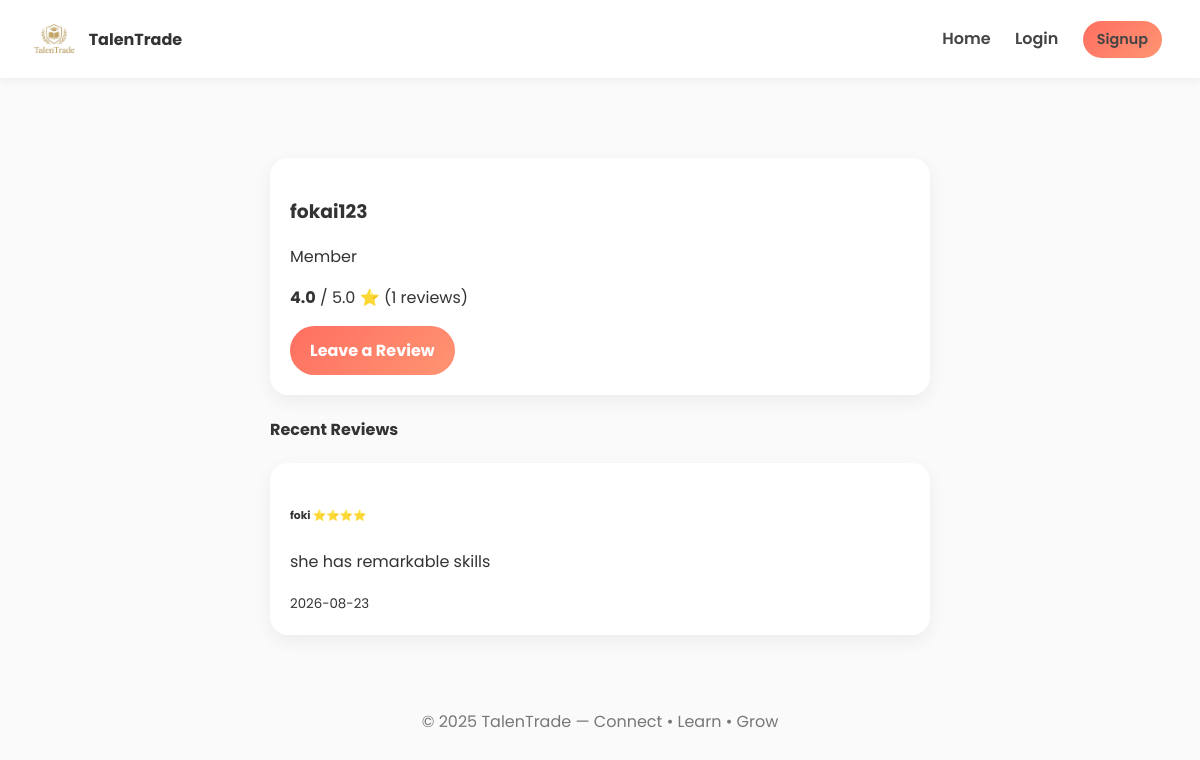
The app's page /user_profile/5 with its own data.
### app.py (models this page shows, shortened)
class User(db.Model):
    id = db.Column(db.Integer, primary_key=True)
    username = db.Column(db.String(80), unique=True, nullable=False)
    email = db.Column(db.String(120), unique=True, nullable=False)
    password_hash = db.Column(db.String(200), nullable=False)
    points = db.Column(db.Integer, default=0)
    teach_skills = db.Column(db.String(300), default="")
    learn_skills = db.Column(db.String(300), default="")
    streak_count = db.Column(db.Integer, default=0)
    last_active = db.Column(db.Date, nullable=True)

class Review(db.Model):
    id = db.Column(db.Integer, primary_key=True)
    reviewer_id = db.Column(db.Integer, db.ForeignKey('user.id'))  # Who wrote the review
    reviewee_id = db.Column(db.Integer, db.ForeignKey('user.id'))  # Who is being reviewed
    stars = db.Column(db.Integer)  # 1 to 5
    comment = db.Column(db.String(500))
    created_at = db.Column(db.DateTime, default=datetime.utcnow)
    reviewer = db.relationship('User', foreign_keys=[reviewer_id])

### app.py (the view)
@app.route('/user_profile/<int:user_id>')
def user_profile(user_id):
    target_user = User.query.get_or_404(user_id)
    reviews = Review.query.filter_by(reviewee_id=target_user.id).order_by(Review.created_at.desc()).all()
    return render_template('user_profile.html', user=target_user, reviews=reviews)

### templates/user_profile.html
{% extends "base.html" %}
{% block content %}
<div class="container mt-5" style="max-width: 700px;">
    <div class="card shadow-sm mb-4">
        <div class="card-body text-center">
            <h3 class="mb-1">{{ user.username }}</h3>
            <p class="text-muted">Member</p>
            {% if reviews %}
                {% set total_stars = reviews|sum(attribute='stars') %}
                {% set avg = (total_stars / reviews|length) | round(1) %}
                <p class="mb-2"><strong>{{ avg }}</strong> / 5.0 ⭐ ({{ reviews|length }} reviews)</p>
            {% else %}
                <p class="text-muted">No reviews yet.</p>
            {% endif %}
            <a href="{{ url_for('review_user', user_id=user.id) }}" class="btn btn-primary mt-2">Leave a Review</a>
        </div>
    </div>
    <h4 class="mb-3">Recent Reviews</h4>
    {% for review in reviews %}
    <div class="card mb-3 shadow-sm">
        <div class="card-body">
            <h6 class="card-subtitle mb-2 text-muted">
                {{ review.reviewer.username }}
                <span class="text-warning">
                    {% for i in range(review.stars) %}⭐{% endfor %}
                </span>
            </h6>
            <p class="card-text">{{ review.comment }}</p>
            <small class="text-muted">{{ review.created_at.strftime('%Y-%m-%d') }}</small>
        </div>
    </div>
    {% else %}
    <div class="alert alert-info">No reviews have been left for this user yet.</div>
    {% endfor %}
</div>
{% endblock %}

### static/style.css (style rules this page uses)
:root { --bg: #fafafa; --card: #ffffff; --text: #333; --muted: #777; --accent: #ff6f61; --accent2: #6c63ff; }
* { box-sizing: border-box; }
body { margin: 0; background: var(--bg); color: var(--text); font-family: 'Poppins', sans-serif; }
.container { max-width: 1100px; padding: 20px; margin: 0 auto; }
.btn { display: inline-block; border: none; cursor: pointer; padding: 12px 20px; border-radius: 30px; font-weight: 700; background: linear-gradient(135deg, var(--accent), #ff9472); color: #fff; text-decoration: none; transition: .2s transform, .2s box-shadow; }
.card { background: var(--card); border-radius: 18px; padding: 20px; box-shadow: 0 6px 18px rgba(0,0,0,.06); }

### records on screen
User: username "fokai123"
Review: reviewer.username "foki", comment "she has remarkable skills", created_at "2026-08-23"

### other values on screen
{{ avg }} "4.0"
{{ reviews|length }} "1"
